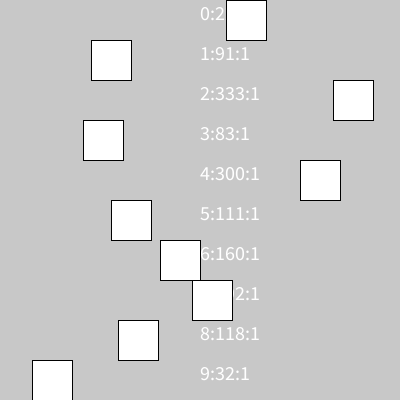
Frame 1 (no input)
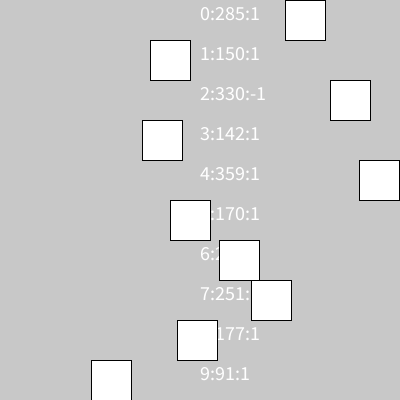
Frame 60 (the mouse pressed at the canvas centre just before this capture)
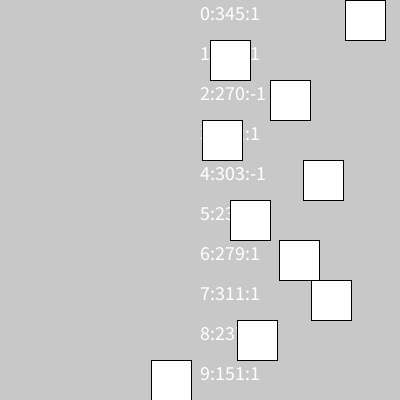
Frame 120 (the mouse held since frame 60 and released just before this capture)

The Processing sketch that drew these frames (run headless with seeded random() and noise(); from frame 60 on, the mouse is pressed at the canvas centre):

// Processing sketch: rect_for_05_arreglos
// ── rect_for_05_arreglos.pde
int cantidad = 10;
int [] posXs = new int [cantidad];
int [] dirs = new int [cantidad];
int tam = 50;

void setup(){
  size(400, 400);
  textSize(20);
  for(int i=0; i < cantidad; i++){
    dirs[i] = 1;
    posXs[i] = round(random(0,width-tam));
  }
  tam = height/cantidad;
}

void draw(){
  background(200);
  for(int i=0; i < cantidad; i++){
    text(i + ":" + posXs[i] + ":" + dirs[i], width/2, i * tam + tam/2);
    
    rect(posXs[i], i * tam, tam, tam);
    
    if(posXs[i] > width-tam || posXs[i] < 0){
      dirs[i] = dirs[i] * -1;
    }
    
    posXs[i] += dirs[i];
  }
}
